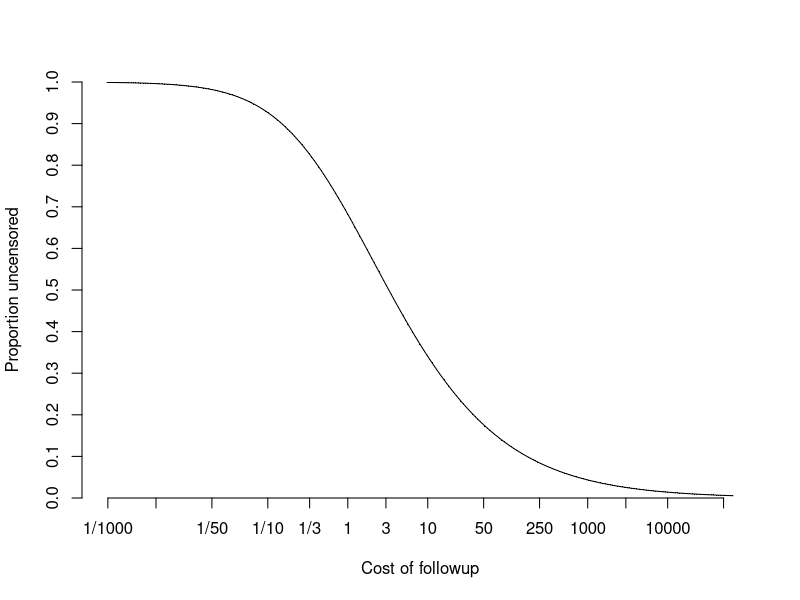

This chart was generated by the following R code:
##################################################################
# opt.wait: function to calculate the optimal followup time as a
# function of cost
##################################################################

opt.wait <- function(cost,prop=TRUE,interval=c(0,1000))
  {
    n <- length(cost)
    z <- rep(0,n)

    for( i in 1:n )
      {
        f <- function(x) exp(x)-1-x-1/cost[i]
        w <- uniroot(f, interval=interval)$root
        if(prop)
          z[i] <- 1-exp(-w)
        else
          z[i] <- w
      }
    z
  }


#####################################################################
# function to calculate the optimal uncensoring fraction
#####################################################################

postscript(file="opt-wait.eps",height=8,width=11,horiz=F,paper="special")
ccc <- 2^seq(-10,16,by=0.1)
w <- opt.wait(ccc)
plot(log2(ccc),w,pch=".",ylim=c(0,1),axes=FALSE,xlab="Cost of followup",
     ylab="Proportion uncensored",yaxs="i")
lines(log2(ccc),w)

axis(1,log2(c(1/1000,1/250,1/50,1/10,1/3,1,3,
            10,50,250,1000,3000,10000,50000)),
     label=c("1/1000","1/250","1/50","1/10",
       "1/3","1","3","10","50","250","1000",
       "3000","10000","50000"))
axis(2,seq(0,1,by=0.1))
dev.off()

